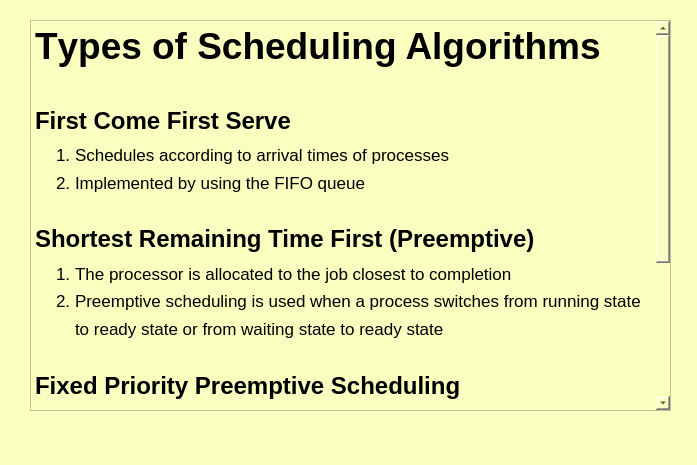
<?xml version="1.0" encoding="UTF-8"?>
<ui version="4.0">
 <class>file_Dialog</class>
 <widget class="QDialog" name="file_Dialog">
  <property name="geometry">
   <rect>
    <x>0</x>
    <y>0</y>
    <width>697</width>
    <height>465</height>
   </rect>
  </property>
  <property name="windowTitle">
   <string>Dialog</string>
  </property>
  <property name="styleSheet">
   <string notr="true">background-color: rgb(98, 187, 255);
background-color: rgb(249, 255, 190);</string>
  </property>
  <widget class="QTextEdit" name="textEdit_intro">
   <property name="geometry">
    <rect>
     <x>30</x>
     <y>20</y>
     <width>641</width>
     <height>391</height>
    </rect>
   </property>
   <property name="sizePolicy">
    <sizepolicy hsizetype="Expanding" vsizetype="Expanding">
     <horstretch>0</horstretch>
     <verstretch>0</verstretch>
    </sizepolicy>
   </property>
   <property name="html">
    <string>&lt;!DOCTYPE HTML PUBLIC &quot;-//W3C//DTD HTML 4.0//EN&quot; &quot;http://www.w3.org/TR/REC-html40/strict.dtd&quot;&gt;
&lt;html&gt;&lt;head&gt;&lt;meta name=&quot;qrichtext&quot; content=&quot;1&quot; /&gt;&lt;style type=&quot;text/css&quot;&gt;
p, li { white-space: pre-wrap; }
&lt;/style&gt;&lt;/head&gt;&lt;body style=&quot; font-family:'MS Shell Dlg 2'; font-size:7.8pt; font-weight:400; font-style:normal;&quot;&gt;
&lt;p style=&quot; margin-top:0px; margin-bottom:0px; margin-left:0px; margin-right:0px; -qt-block-indent:0; text-indent:0px;&quot;&gt;&lt;a name=&quot;docs-internal-guid-c257146f-7fff-b005-30b6-3de7f035e770&quot;&gt;&lt;/a&gt;&lt;span style=&quot; font-family:'Arial'; font-size:28pt; font-weight:600; color:#000000; background-color:transparent;&quot;&gt;T&lt;/span&gt;&lt;span style=&quot; font-family:'Arial'; font-size:28pt; font-weight:600; color:#000000; background-color:transparent;&quot;&gt;ypes of Scheduling Algorithms&lt;/span&gt;&lt;/p&gt;
&lt;p style=&quot;-qt-paragraph-type:empty; margin-top:0px; margin-bottom:0px; margin-left:0px; margin-right:0px; -qt-block-indent:0; text-indent:0px; line-height:138%; font-family:'Arial'; font-size:18pt; font-weight:600; color:#595959;&quot;&gt;&lt;br /&gt;&lt;/p&gt;
&lt;p style=&quot; margin-top:0px; margin-bottom:0px; margin-left:0px; margin-right:0px; -qt-block-indent:0; text-indent:0px; line-height:138%;&quot;&gt;&lt;a name=&quot;docs-internal-guid-86d87e75-7fff-1df1-26e6-d2b27d0e9dc2&quot;&gt;&lt;/a&gt;&lt;span style=&quot; font-family:'Arial'; font-size:18pt; font-weight:696; color:#000000; background-color:transparent;&quot;&gt;F&lt;/span&gt;&lt;span style=&quot; font-family:'Arial'; font-size:18pt; font-weight:696; color:#000000; background-color:transparent;&quot;&gt;irst Come First Serve&lt;/span&gt;&lt;/p&gt;
&lt;ol style=&quot;margin-top: 0px; margin-bottom: 0px; margin-left: 0px; margin-right: 0px; -qt-list-indent: 1;&quot;&gt;&lt;li style=&quot; font-family:'monospace'; font-size:13pt; color:#000000; background-color:transparent;&quot; style=&quot; margin-top:0px; margin-bottom:0px; margin-left:0px; margin-right:0px; -qt-block-indent:0; text-indent:0px; line-height:138%;&quot;&gt;Schedules according to arrival times of processes&lt;/li&gt;
&lt;li style=&quot; font-family:'monospace'; font-size:13pt; color:#000000; background-color:transparent;&quot; style=&quot; margin-top:0px; margin-bottom:0px; margin-left:0px; margin-right:0px; -qt-block-indent:0; text-indent:0px; line-height:138%;&quot;&gt;Implemented by using the FIFO queue&lt;/li&gt;&lt;/ol&gt;
&lt;p style=&quot;-qt-paragraph-type:empty; margin-top:0px; margin-bottom:0px; margin-left:0px; margin-right:0px; -qt-block-indent:0; text-indent:0px; line-height:138%; font-family:'Ubuntu'; font-size:11pt; color:#000000;&quot;&gt;&lt;br /&gt;&lt;/p&gt;
&lt;p style=&quot; margin-top:0px; margin-bottom:0px; margin-left:0px; margin-right:0px; -qt-block-indent:0; text-indent:0px; line-height:138%;&quot;&gt;&lt;span style=&quot; font-family:'Arial'; font-size:18pt; font-weight:696; color:#000000; background-color:transparent;&quot;&gt;Shortest Remaining Time First (Preemptive)&lt;/span&gt;&lt;/p&gt;
&lt;ol style=&quot;margin-top: 0px; margin-bottom: 0px; margin-left: 0px; margin-right: 0px; -qt-list-indent: 1;&quot;&gt;&lt;li style=&quot; font-family:'monospace'; font-size:13pt; color:#000000; background-color:transparent;&quot; style=&quot; margin-top:0px; margin-bottom:0px; margin-left:0px; margin-right:0px; -qt-block-indent:0; text-indent:0px; line-height:138%;&quot;&gt;The processor is allocated to the job closest to completion&lt;/li&gt;
&lt;li style=&quot; font-family:'monospace'; font-size:13pt; color:#000000; background-color:transparent;&quot; style=&quot; margin-top:0px; margin-bottom:0px; margin-left:0px; margin-right:0px; -qt-block-indent:0; text-indent:0px; line-height:138%;&quot;&gt;Preemptive scheduling is used when a process switches from running state to ready state or from waiting state to ready state&lt;/li&gt;&lt;/ol&gt;
&lt;p style=&quot;-qt-paragraph-type:empty; margin-top:0px; margin-bottom:0px; margin-left:0px; margin-right:0px; -qt-block-indent:0; text-indent:0px; line-height:138%; font-family:'Ubuntu'; font-size:11pt; color:#000000;&quot;&gt;&lt;br /&gt;&lt;/p&gt;
&lt;p style=&quot; margin-top:0px; margin-bottom:0px; margin-left:0px; margin-right:0px; -qt-block-indent:0; text-indent:0px; line-height:138%;&quot;&gt;&lt;span style=&quot; font-family:'Arial'; font-size:18pt; font-weight:696; color:#000000; background-color:transparent;&quot;&gt;Fixed Priority Preemptive Scheduling&lt;/span&gt;&lt;/p&gt;
&lt;ol style=&quot;margin-top: 0px; margin-bottom: 0px; margin-left: 0px; margin-right: 0px; -qt-list-indent: 1;&quot;&gt;&lt;li style=&quot; font-family:'monospace'; font-size:13pt; color:#000000; background-color:transparent;&quot; style=&quot; margin-top:0px; margin-bottom:0px; margin-left:0px; margin-right:0px; -qt-block-indent:0; text-indent:0px; line-height:138%;&quot;&gt;The highest priority task is  performed first ignoring the other task to be executed&lt;/li&gt;
&lt;li style=&quot; font-family:'monospace'; font-size:13pt; color:#000000; background-color:transparent;&quot; style=&quot; margin-top:0px; margin-bottom:0px; margin-left:0px; margin-right:0px; -qt-block-indent:0; text-indent:0px; line-height:138%;&quot;&gt;Sorted FIFO queue is used for this strategy&lt;/li&gt;&lt;/ol&gt;
&lt;p style=&quot;-qt-paragraph-type:empty; margin-top:0px; margin-bottom:0px; margin-left:0px; margin-right:0px; -qt-block-indent:0; text-indent:0px; font-family:'Ubuntu'; font-size:11pt; color:#000000;&quot;&gt;&lt;br /&gt;&lt;/p&gt;
&lt;p style=&quot; margin-top:0px; margin-bottom:0px; margin-left:0px; margin-right:0px; -qt-block-indent:0; text-indent:0px; line-height:138%;&quot;&gt;&lt;span style=&quot; font-family:'Arial'; font-size:18pt; font-weight:696; color:#000000; background-color:transparent;&quot;&gt;First Come First Serve&lt;/span&gt;&lt;/p&gt;
&lt;ol style=&quot;margin-top: 0px; margin-bottom: 0px; margin-left: 0px; margin-right: 0px; -qt-list-indent: 1;&quot;&gt;&lt;li style=&quot; font-family:'monospace'; font-size:13pt; color:#000000; background-color:transparent;&quot; style=&quot; margin-top:0px; margin-bottom:0px; margin-left:0px; margin-right:0px; -qt-block-indent:0; text-indent:0px; line-height:138%;&quot;&gt;Each process is assigned a fixed time slot in a cyclic way&lt;/li&gt;
&lt;li style=&quot; font-family:'monospace'; font-size:13pt; color:#000000; background-color:transparent;&quot; style=&quot; margin-top:0px; margin-bottom:0px; margin-left:0px; margin-right:0px; -qt-block-indent:0; text-indent:0px; line-height:138%;&quot;&gt;Starvation-free as all processes get fair share of CPU&lt;/li&gt;
&lt;li style=&quot; font-family:'monospace'; font-size:13pt; color:#000000; background-color:transparent;&quot; style=&quot; margin-top:0px; margin-bottom:0px; margin-left:0px; margin-right:0px; -qt-block-indent:0; text-indent:0px; line-height:138%;&quot;&gt;The disadvantage of it is more overhead of context switching&lt;/li&gt;&lt;/ol&gt;&lt;/body&gt;&lt;/html&gt;</string>
   </property>
  </widget>
 </widget>
 <resources/>
 <connections/>
</ui>
